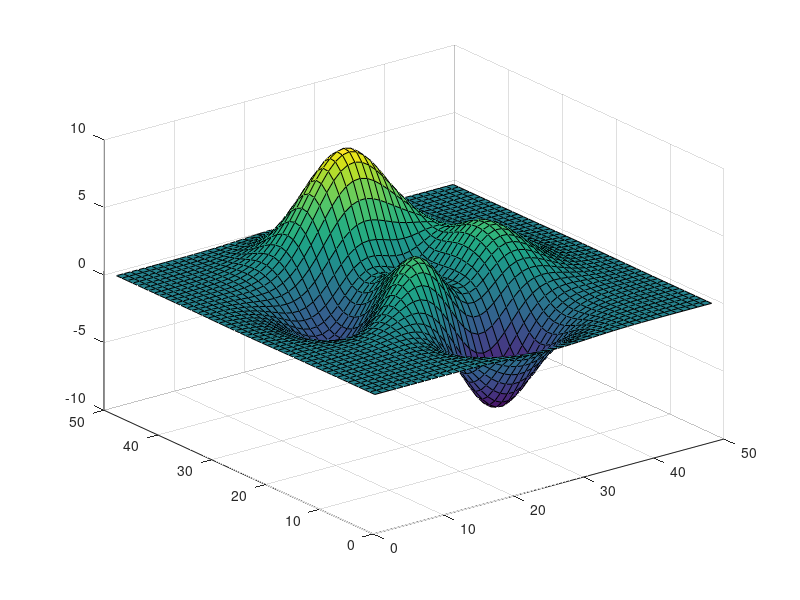

MATLAB code for this plot: (Note: this script raises an error after producing the figure.)
function demo_mbd2
% Listen to rotate events
surf(peaks);
h = rotate3d;
set(h,'ActionPreCallback',@myprecallback);
set(h,'ActionPostCallback',@mypostcallback);
set(h,'Enable','on');
%
function myprecallback(obj,evd)
disp('A rotation is about to occur.');
%
function mypostcallback(obj,evd)
newView = round(get(evd.Axes,'View'));
msgbox(sprintf('The new view is [%d %d].',newView));